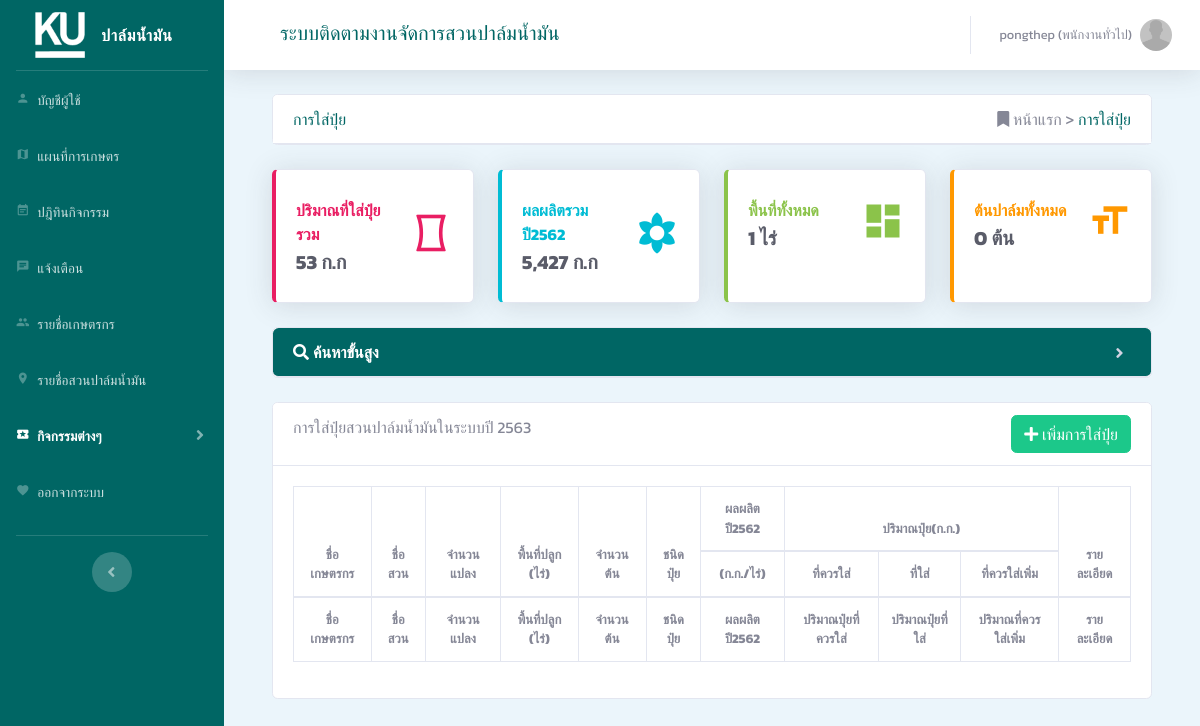
Screenshot of /view/FertilizerUsageList/FertilizerUsageList.php (signed in) with the database file from the repository.
### dbConnect.php (called while the page is built, shortened)
<?php
function connectDB()
{
	$servername = "localhost";
	$username = "root";
	$password = "";
	$db_name = "palm3";
	try {
		$conn = new PDO("mysql:host=$servername;dbname=$db_name;charset=utf8", $username, $password);
		$conn->setAttribute(PDO::ATTR_ERRMODE, PDO::ERRMODE_EXCEPTION);
		return $conn;
	} catch (PDOException $e) {
		return "Connection failed: " . $e->getMessage();
	}
}
function selectData($str)
{
	$myConDB = connectDB();
	try {
		$stmt = $myConDB->prepare($str);
		$stmt->execute();
		$num = 0;
		while ($result = $stmt->fetch(PDO::FETCH_ASSOC)) {
			$num++;
			foreach ($result as $key => $value) {
				$data[$num][$key] = $value;
			}
		}
		$data[0]['numrow'] = $num;
		return $data;
	} catch (PDOException $e) {
		$conn = null;
		return "Error: " . $e->getMessage();
	}
}
?>

### set-log-login.php (called while the page is built, shortened)
<?php
function UpdateLogLogin()
{
    $DIMDate = getDIMDate();
}
function getDIMDate()
{
    $sql = "SELECT * FROM `dim-time` WHERE Date = '" . date('Y-m-d') . "'";
    $DIMTIME = selectData($sql);
    if ($DIMTIME[0]['numrow'] == 0) {
        $today = date("m-d");
        $summer = date("m-d", strtotime("2019-02-15"));
        $rainy = date("m-d", strtotime("2019-05-15"));
        switch (true) {
            case $today >= $summer && $today < $rainy:
                $Season = 3;
                break;
        }
        $yearQuarter = ceil(date("n") / 3);
        $sql = "INSERT INTO `dim-time`(`Date`,`dd`,`Day`,`Week`,`Season`,`Month`,`Quarter`,`Year1`,`Year2`) VALUES ('" . date("Y-m-d") . "','" . date("j") . "','" . date("w") . "','" . date("W") . "','" . $Season . "','" . date("n") . "','" . $yearQuarter . "','" . date("Y") . "','" . (date("Y") + 543) . "')";
        $idinsert = addinsertData($sql);
        $sql = "SELECT * FROM `dim-time` WHERE ID = '" . $idinsert . "'";
        $DIMTIME = selectData($sql);
    }
    return $DIMTIME;
}
function IsBlock()
{
    $DATA = $_SESSION[md5('user')];
    $sql = "SELECT * FROM `db-user` WHERE `UID` = '" . $DATA[1]['UID'] . "'";
    $DATA = selectData($sql);
}

### view/layout/LayoutHeader.php (the view, shortened to what this page needs)
<!DOCTYPE html>
<html lang="en" style="overflow-y: hidden;">
<?php
include_once("../../dbConnect.php");
include_once("../../set-log-login.php");
UpdateLogLogin();
IsBlock();
$USER = $_SESSION[md5('user')];
$iconpic = $USER[1]['Icon'];
$userId = $USER[1]['UID'];
if ($iconpic != "default.jpg") {
  $userIdicon = $USER[1]['UID'];
} else {
  $userIdicon = '0';
}
$sql = "SELECT * FROM `db-user` WHERE `UID` = '" . $userId . "'";
$DATA = selectData($sql);
$DATAUSER = $_SESSION[md5('user')];
$sql = "SELECT * FROM `user-type` WHERE UTID = " . $idUT;
$DATATPYEUSER = selectData($sql);
$sql = "SELECT * FROM `user-type` ORDER BY UTID";
$DATATPYE = selectData($sql);
$color = "#006664";
$sql = "SELECT `mm-mainmenu`,`mm-submenu` ";
$sql = $sql . " FROM `main-menu-list` as L INNER JOIN `web-menu` as M ";
$sql = $sql . " ON L.`wm-id`= M.`wm-id` ";
$sql = $sql . " WHERE `ut-id`='" . $idUT . "'";
$sql = $sql . " && `wm-alias`='" . $CurrentMenu. "'";
$DATA = selectData($sql);
$selectedMenu1 = $DATA[1]['mm-mainmenu'];
$selectedMenu2 = $DATA[1]['mm-submenu'];
$sql = "SELECT `mm-mainmenu`,`mm-submenu`,`wm-name`, `wm-alias`, `wm-page`, `wm-icon`, `wm-note`";
$sql = $sql . " FROM `main-menu-list` as L JOIN `web-menu` as M ";
$sql = $sql . " ON L.`wm-id`=M.`wm-id` ";
$sql = $sql . " WHERE L.`ut-id`=" . $idUT;
$sql = $sql . " ORDER BY L.`mm-mainmenu`,L.`mm-submenu`";
$DATA = selectData($sql);
$strMenu = "";
for ($i = 1; $i <= $DATA[0]['numrow']; $i++) {
  if ($DATA[$i]['mm-submenu'] == 0) {
    $activeStyle = "";
    $isActive = "";
    if ($DATA[$i]['mm-mainmenu'] == $selectedMenu1) {
      $classType = " class='nav-item active' ";
      $isActive = " id='activityList' ";
    } else {
      $classType = " class='nav-item' ";
    }
    if ($DATA[$i]['wm-icon'] == "") {
      $icon = "favorite";
    } else {
      $icon =  $DATA[$i]['wm-icon'];
    }
    $url = $DATA[$i]['wm-alias']."/".$DATA[$i]['wm-page'];
    if ($DATA[$i]['mm-mainmenu'] != $DATA[$i + 1]['mm-mainmenu']){
      $strMenu .= "
      <li ".$classType." ".$isActive." >
        <a class='nav-link' href='../".$url."' ".$activeStyle." >
          <i class='material-icons' ".$activeStyle.">".$icon."</i>
          <span>".$DATA[$i]['wm-name']."</span>
        </a>
      </li> ";
    }else{
      $strMenu .= "
      <li ".$classType." ".$isActive." >
        <a class='nav-link collapsed' href='#'
          data-toggle='collapse' data-target='#link-".$i."'
          aria-expanded='true' aria-controls='link-" .$i."'>
            <i class='material-icons'>".$icon."</i>
            <span>".$DATA[$i]['wm-name']."</span>
        </a>
        <div id='link-".$i."' class='collapse'
          aria-labelledby='headingTwo' data-parent='#accordionSidebar'>
        <div class=' py-2 collapse-inner rounded'
          style='border-left: 2px solid white; border-radius: 0% !important;'>";
    }
  }else{
    if ($DATA[$i]['mm-mainmenu'] == $selectedMenu1 && $DATA[$i]['mm-submenu'] == $selectedMenu2) {
      $classType = "class='collapse-item active' style='background-color:yellow'";
    } else {
      $classType = "class='collapse-item'";
    }
    $url = $DATA[$i]['wm-alias']."/".$DATA[$i]['wm-page'];
    $strMenu .= "<a ". $classType." href='../".$url."'
    style='color:white;'>". $DATA[$i]['wm-name']."</a>";
    if ($DATA[$i]['mm-mainmenu'] != $DATA[$i + 1]['mm-mainmenu'])
      $strMenu .= "</div></div></li>";
  }
}
?>
<head>
  <?php include_once("MainCSS.php"); ?>
</head>
<body id="page-top">
  <div id="wrapper">
    <ul class="navbar-nav  sidebar sidebar-dark accordion" id="accordionSidebar">
      <a class="sidebar-brand d-flex align-items-center justify-content-center" href="#" style="cursor:default;">
        <div class="sidebar-brand-icon rotate-n-15">
          <img src="../../icon/logo/KU.png" style="width:50px; transform: rotate(15deg);">
        </div>
        <div class="sidebar-brand-text mx-3">ปาล์มน้ำมัน</div>
      </a>
      <hr class="sidebar-divider my-0">
      <div style="overflow-y: scroll; overflow-x: hidden; max-height:75vh; margin-right: 1%;" id="barP">
        <?php echo $strMenu; ?>
      </div>
      <hr class="sidebar-divider d-none d-md-block">
      <div class="text-center d-none d-md-inline">
        <button class="rounded-circle border-0" id="sidebarToggle"></button>
      </div>
    </ul>
    <div id="content-wrapper" class="d-flex flex-column">
      <div id="content" style="background-color: #EBF5FB;">
        <nav class="navbar navbar-expand navbar-light bg-white topbar static-top shadow">
          <ul>
            <div class="text-left" style="padding-top:20px;color:<?= $color ?>">
              <h5>ระบบติดตามงานจัดการสวนปาล์มน้ำมัน</h5>
            </div>
          </ul>
          <ul class="navbar-nav ml-auto">
            <li class="nav-item dropdown no-arrow">
              <a class="nav-link dropdown-toggle" href="#" id="userDropdown" role="button" data-toggle="dropdown" aria-haspopup="true" aria-expanded="false">
                <span class="mr-2 d-none d-lg-inline text-gray-600 small"><?php echo $DATAUSER[1]['UserName'] . " (" . $DATATPYEUSER[1]['UTName'] . ")"; ?></span>
                <img class="img-radius img-profile" src="../../icon/user/<?php echo $userIdicon; ?>/<?php echo $iconpic; ?>" />
              </a>
            </li>
          </ul>
        </nav>
        <div class="container-fluid" style="overflow-y:scroll; max-height:100vh; padding-top: 1.5rem!important; padding-bottom: 6.5rem!important;">

### css/customize.css (style rules this page uses)
.img-radius { border-radius: 100%; margin: auto; }
.img-profile { width: 200px; height: 200px; }

### view/FertilizerUsageList/FertilizerUsageList.php (style rules this page uses)
.text-left { align: left; }

### rows the page displays
db-user: UserName "pongthep", Icon (placeholder picture)
user-type: UTName "พนักงานทั่วไป"

### other values shown
$DATA[$i]['wm-name'] "บัญชีผู้ใช้"
$DATA[$i]['wm-name'] "แผนที่การเกษตร"
$DATA[$i]['wm-name'] "ปฎิทินกิจกรรม"
$DATA[$i]['wm-name'] "แจ้งเตือน"
$DATA[$i]['wm-name'] "รายชื่อเกษตรกร"
$DATA[$i]['wm-name'] "รายชื่อสวนปาล์มน้ำมัน"
$DATA[$i]['wm-name'] "กิจกรรมต่างๆ"
$DATA[$i]['wm-name'] "ออกจากระบบ"
$headC "ปริมาณที่ใส่ปุ๋ยรวม ผลผลิตรวม ปี2562 พื้นที่ทั้งหมด ต้นปาล์มทั้งหมด"
$textC "53 ก.ก 5,427 ก.ก 1 ไร่ 0 ต้น"
getYear("current") "2563"
getYear("back") "2562"
